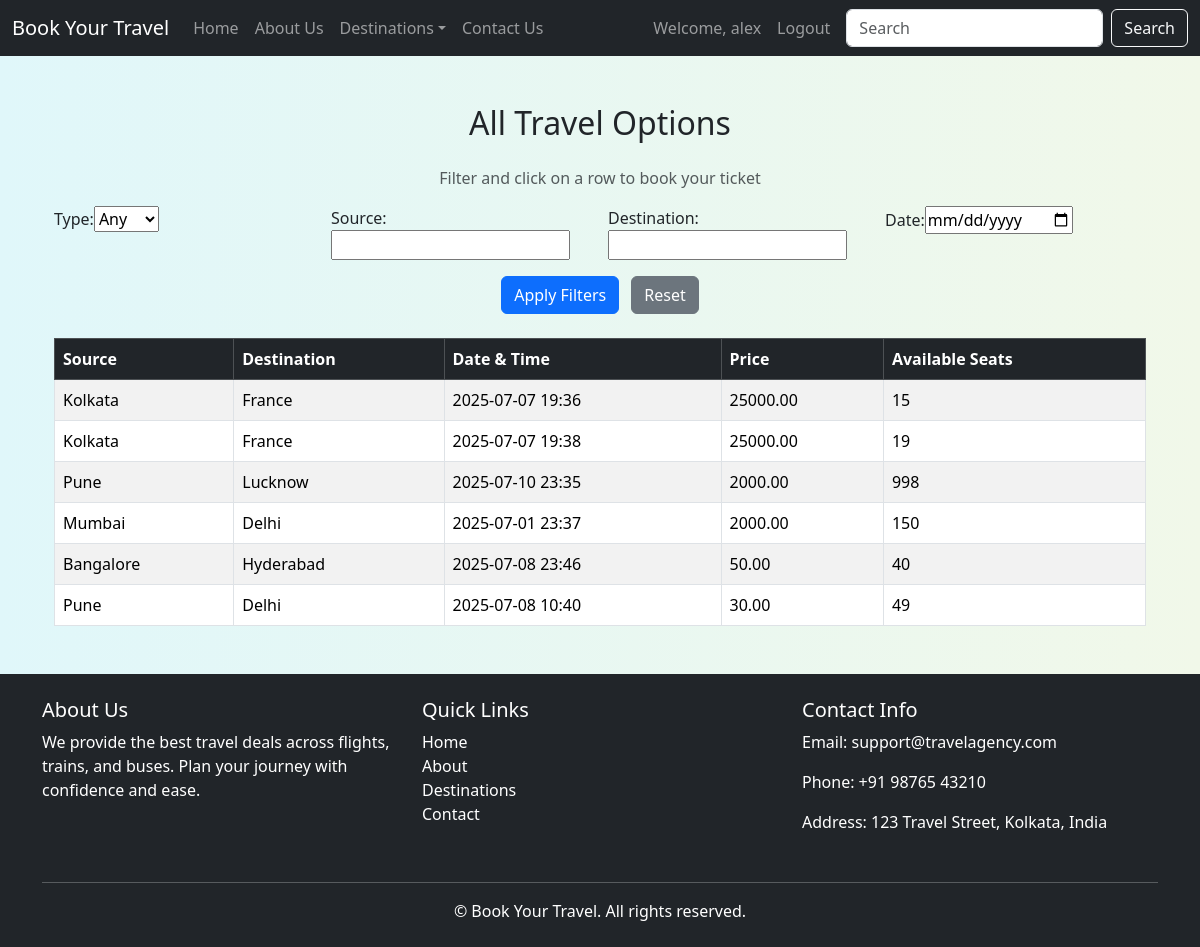
The app's page /list-travel-options/ (signed in) with its own data.
### booking/models.py (models this page shows, shortened)
class TravelOption(models.Model):
    TRAVEL_TYPES = [
        ('Flight', 'Flight'),
        ('Train', 'Train'),
        ('Bus', 'Bus'),
    ]
    travel_id = models.AutoField(primary_key=True)
    travel_type = models.CharField(max_length=10, choices=TRAVEL_TYPES)
    source = models.CharField(max_length=100)
    destination = models.CharField(max_length=100)
    datetime = models.DateTimeField()
    price = models.DecimalField(max_digits=10, decimal_places=2)
    available_seats = models.PositiveIntegerField()

### booking/views.py (the view, shortened to what this page needs)
# urls.py: path('list-travel-options/', views.list_travel_options, name='list_travel_options'),
def list_travel_options(request):
    form = TravelFilterForm(request.GET or None)
    options = TravelOption.objects.all()
    return render(request, 'list_travel_options.html', {
        'options': options,
        'form': form
    })

### booking/forms.py
class TravelFilterForm(forms.Form):
    travel_type = forms.ChoiceField(
        choices=[('', 'Any'), ('flight', 'Flight'), ('train', 'Train'), ('bus', 'Bus')],
        required=False, label='Type'
    )
    source = forms.CharField(max_length=100, required=False)
    destination = forms.CharField(max_length=100, required=False)
    departure_date = forms.DateField(
        required=False,
        widget=forms.DateInput(attrs={'type': 'date'}),
        label='Date'
    )

### templates/list_travel_options.html (shortened to what this page needs)
{% extends "base.html" %}
{% block body %}
<div class="container mt-5">
  {% if user.is_authenticated %}
    <h2 class="mb-4 text-center">All Travel Options</h2>
    <p class="text-center text-muted mb-3">Filter and click on a row to book your ticket</p>
    <form method="get" class="row g-3 mb-4">
      <div class="col-md-3">
        {{ form.travel_type.label_tag }}{{ form.travel_type }}
      </div>
      <div class="col-md-3">
        {{ form.source.label_tag }}{{ form.source }}
      </div>
      <div class="col-md-3">
        {{ form.destination.label_tag }}{{ form.destination }}
      </div>
      <div class="col-md-3">
        {{ form.departure_date.label_tag }}{{ form.departure_date }}
      </div>
      <div class="col-md-12 text-center">
        <button type="submit" class="btn btn-primary">Apply Filters</button>
        <a href="{% url 'list_travel_options' %}" class="btn btn-secondary ms-2">Reset</a>
      </div>
    </form>
    <table class="table table-bordered table-hover table-striped">
      <thead class="table-dark">
        <tr>
          <th>Source</th>
          <th>Destination</th>
          <th>Date & Time</th>
          <th>Price</th>
          <th>Available Seats</th>
        </tr>
      </thead>
      <tbody>
        {% for option in options %}
          {% if option.pk %}
          <tr onclick="window.location='{% url 'book_travel_option' travel_id=option.pk %}'" style="cursor: pointer;">
            <td>{{ option.source }}</td>
            <td>{{ option.destination }}</td>
            <td>{{ option.datetime|date:"Y-m-d" }} {{ option.datetime|time:"H:i" }}</td>
            <td>{{ option.price }}</td>
            <td>{{ option.available_seats }}</td>
          </tr>
          {% else %}
          <tr>
            <td colspan="6" class="text-danger">Invalid option with missing ID</td>
          </tr>
          {% endif %}
        {% empty %}
          <tr><td colspan="6">No options found</td></tr>
        {% endfor %}
      </tbody>
    </table>
  {% else %}
    <div class="alert alert-warning text-center mt-5">
      <h4>You must be logged in to view travel options.</h4>
      <a class="btn btn-primary mt-3" href="{% url 'login' %}">Go to Login Page</a>
    </div>
  {% endif %}
</div>
{% endblock %}

### templates/base.html (shortened to what this page needs)
{% load static %}
{% load tz %}
<!doctype html>
<html lang="en">
  <head>
    <link rel="stylesheet" href="{% static 'style.css' %}">
    <link href="https://cdn.jsdelivr.net/npm/bootstrap@5.3.7/dist/css/bootstrap.min.css" rel="stylesheet">
  </head>
  <body>
    <nav class="navbar navbar-expand-lg navbar-dark bg-dark">
      <div class="container-fluid">
        <a class="navbar-brand" href="/">Book Your Travel</a>
        <div class="collapse navbar-collapse" id="navbarContent">
          <ul class="navbar-nav me-auto mb-2 mb-lg-0">
            <li class="nav-item"><a class="nav-link" href="/">Home</a></li>
            <li class="nav-item"><a class="nav-link" href="/about">About Us</a></li>
            <li class="nav-item dropdown">
              <a class="nav-link dropdown-toggle" href="#" role="button" data-bs-toggle="dropdown" aria-expanded="false">Destinations</a>
            </li>
            <li class="nav-item"><a class="nav-link" href="/contact">Contact Us</a></li>
          </ul>
          <ul class="navbar-nav mb-2 mb-lg-0">
            {% if user.is_authenticated %}
              <li class="nav-item"><a class="nav-link" href="/profile">Welcome, {{ user.username }}</a></li>
              <li class="nav-item"><a class="nav-link" href="/logout">Logout</a></li>
            {% else %}
              <li class="nav-item"><a class="nav-link" href="/login">Login</a></li>
              <li class="nav-item"><a class="nav-link" href="/register">Register</a></li>
            {% endif %}
          </ul>
          <form class="d-flex ms-2" role="search">
            <input class="form-control me-2" type="search" placeholder="Search" aria-label="Search">
            <button class="btn btn-outline-light" type="submit">Search</button>
          </form>
        </div>
      </div>
    </nav>
    <div class="container my-5">
      {% block body %}{% endblock body %}
    </div>
<footer class="bg-dark text-white mt-auto">
    <div class="container py-4">
      <div class="row">
        <div class="col-md-4 mb-3">
          <h5>About Us</h5>
          <p>We provide the best travel deals across flights, trains, and buses. Plan your journey with confidence and ease.</p>
        </div>
        <div class="col-md-4 mb-3">
          <h5>Quick Links</h5>
          <ul class="list-unstyled">
            <li><a href="/" class="text-white text-decoration-none">Home</a></li>
            <li><a href="/about" class="text-white text-decoration-none">About</a></li>
            <li><a href="/destinations" class="text-white text-decoration-none">Destinations</a></li>
            <li><a href="/contact" class="text-white text-decoration-none">Contact</a></li>
          </ul>
        </div>
        <div class="col-md-4 mb-3">
          <h5>Contact Info</h5>
          <p>Email: support@travelagency.com</p>
          <p>Phone: +91 98765 43210</p>
          <p>Address: 123 Travel Street, Kolkata, India</p>
        </div>
      </div>
      <hr class="border-light">
      <div class="text-center">
        &copy; {{ now|date:"Y" }} Book Your Travel. All rights reserved.
      </div>
    </div>
  </footer>
  </body>
</html>

### static/style.css (style rules this page uses)
body { background: linear-gradient(to right, #e0f7fa, #f1f8e9); min-height: 100vh; margin: 0; padding: 0; }

### records on screen
TravelOption: source "Kolkata", destination "France", datetime "2025-07-07", datetime "19:36", price "25000.00", available_seats "15"
TravelOption: source "Kolkata", destination "France", datetime "2025-07-07", datetime "19:38", price "25000.00", available_seats "19"
TravelOption: source "Pune", destination "Lucknow", datetime "2025-07-10", datetime "23:35", price "2000.00", available_seats "998"
TravelOption: source "Mumbai", destination "Delhi", datetime "2025-07-01", datetime "23:37", price "2000.00", available_seats "150"
TravelOption: source "Bangalore", destination "Hyderabad", datetime "2025-07-08", datetime "23:46", price "50.00", available_seats "40"
TravelOption: source "Pune", destination "Delhi", datetime "2025-07-08", datetime "10:40", price "30.00", available_seats "49"

### other values on screen
{{ user.username }} "alex"
